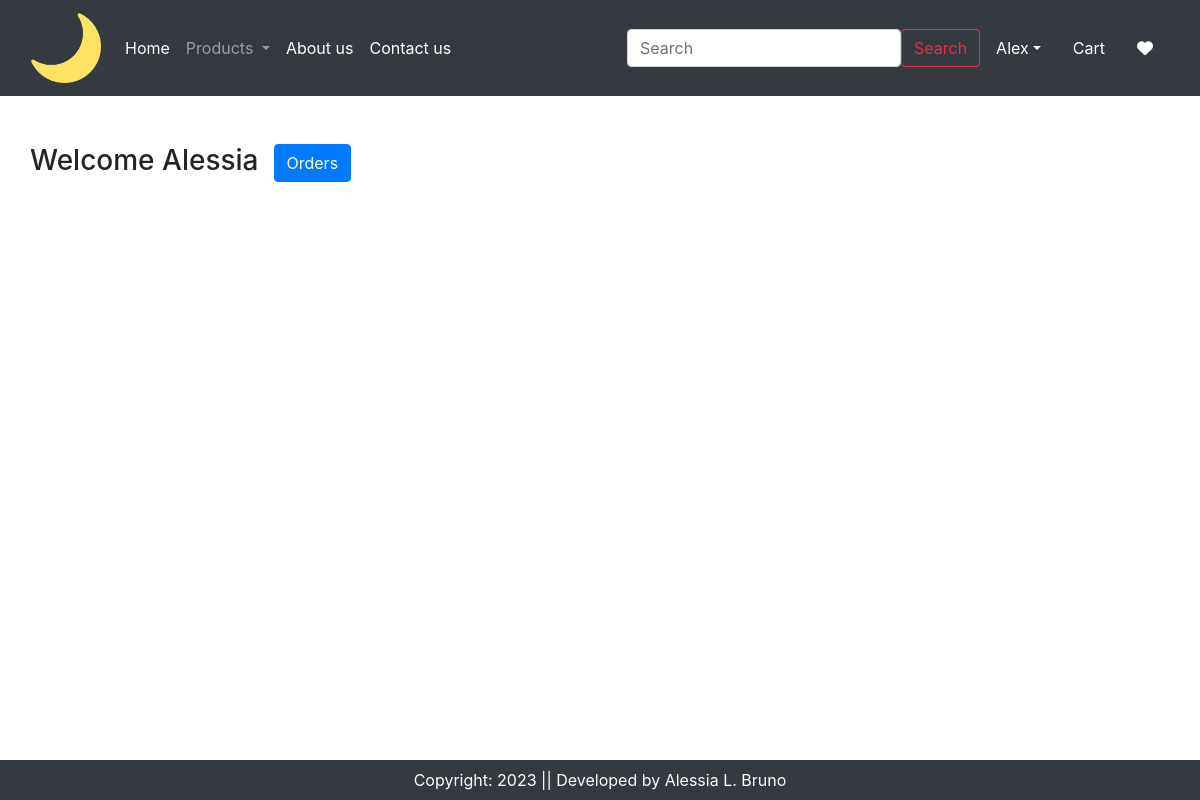
The page /orders/ (signed in) on the database as committed earlier.
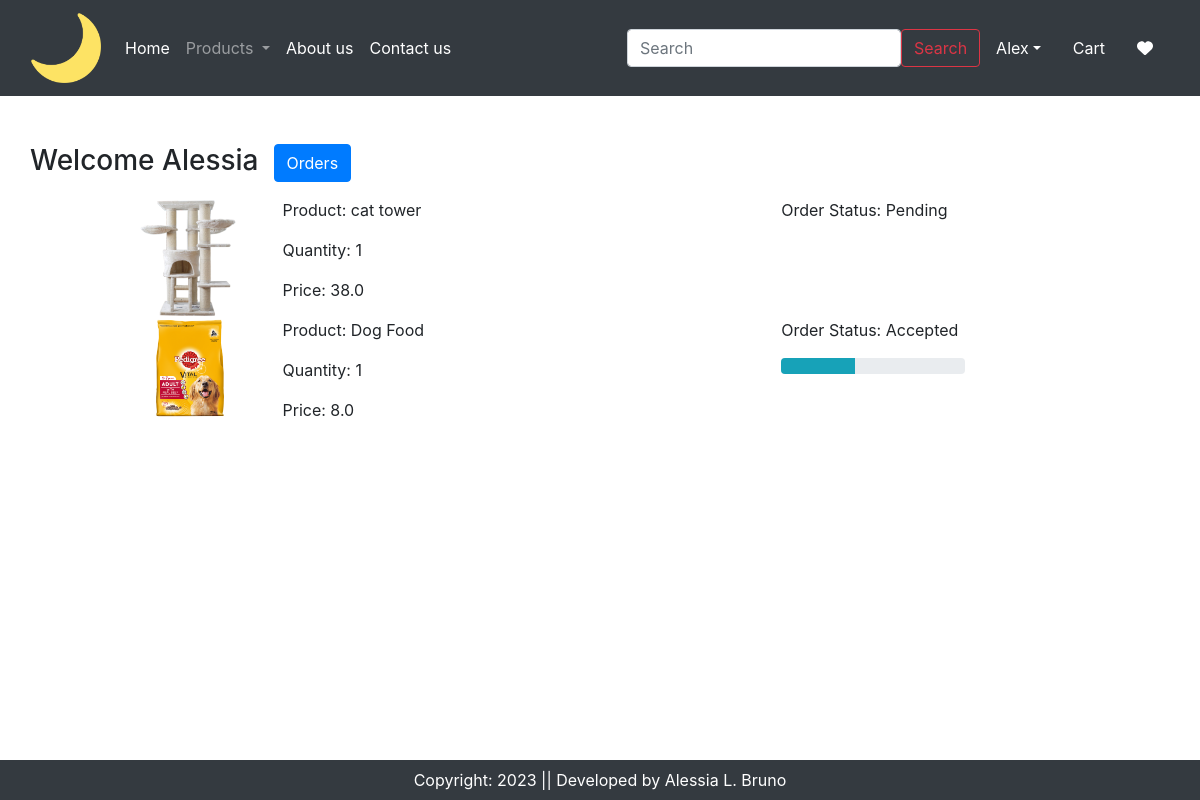
The same page on the database as committed later.
### app/models.py (models this page shows, shortened)
class OrderPlaced(models.Model):
    user = models.ForeignKey(User, on_delete=models.CASCADE)
    customer = models.ForeignKey(Customer, on_delete=models.CASCADE)
    product = models.ForeignKey(Product, on_delete=models.CASCADE)
    quantity = models.PositiveIntegerField(default=1)
    ordered_date = models.DateTimeField(auto_now_add=True)
    status = models.CharField(max_length=50, choices=STATUS_CHOICES, default="Pending")
    payment = models.ForeignKey(Payment, on_delete=models.CASCADE, default="")
    @property
    def total_cost(self):
        return self.quantity * self.product.discounted_price

class Product(models.Model):
    title = models.CharField(max_length=100)
    selling_price = models.FloatField()
    discounted_price = models.FloatField()
    description = models.TextField()
    composition = models.TextField(default='')
    prodapp = models.TextField(default='')
    category = models.CharField(choices=CATEGORY_CHOICES, max_length=2)
    product_image = models.ImageField(upload_to='product')

### app/views.py (the view)
# urls.py: path('orders/', views.orders, name='orders'),
@login_required
def orders(request):
    totalitem=0
    wishitem=0
    if request.user.is_authenticated:
        totalitem = len(Cart.objects.filter(user=request.user))
        wishitem = len(Wishlist.objects.filter(user=request.user))
    order_placed=OrderPlaced.objects.filter(user=request.user)
    return render(request, 'app/orders.html', {'order_placed': order_placed})

### app/templates/app/orders.html (shortened to what this page needs)
{% extends 'app/base.html' %}
{% load static %}
{% block main-content %}
<div class="container my-5">
    <div class="row">
        <h3>Welcome <span class="text-capitalize">{{request.user}}</span></h3>
        <div class="col-sm-2 border-end">
            <ul class="list-unstyled">
                <li class="d-grid"><a href="{% url 'orders' %}" class="btn btn-primary">Orders</a></li>
            </ul>
        </div>
        <div class="col-sm-9 offset-sm-1">
            {% for op in order_placed %}
            <div class="row">
                <div class="col-sm-2">
                    <img src="{{op.product.product_image.url}}" class="img-fluid" height="100" width="100"/>
                </div>
                <div class="col-sm-7">
                    <p>Product: {{op.product.title}}</p>
                    <p>Quantity: {{op.quantity}}</p>
                    <p>Price: {{op.total_cost}}</p>
                </div>
                <div class="col-sm-3">
                    <p>Order Status: {{op.status}}</p>
                    {% if op.status == 'Accepted' %}
                    <div class="progress">
                        <div class="progress-bar bg-info" role="progressbar" style="width:40%" aria-valuenow="40" aria-valuemin="0" aria-valuemax="100"></div>
                    </div>
                    {% endif %}
                </div>
            </div>
            {% endfor %}
        </div>
    </div>
</div>
{% endblock main-content %}

Rows that differ between the two databases and show on the page:
added OrderPlaced: product.product_image (picture), product "cat tower", quantity "1", total_cost "38.0", status "Pending"
added OrderPlaced: product.product_image (picture), product "Dog Food", quantity "1", total_cost "8.0", status "Accepted"
